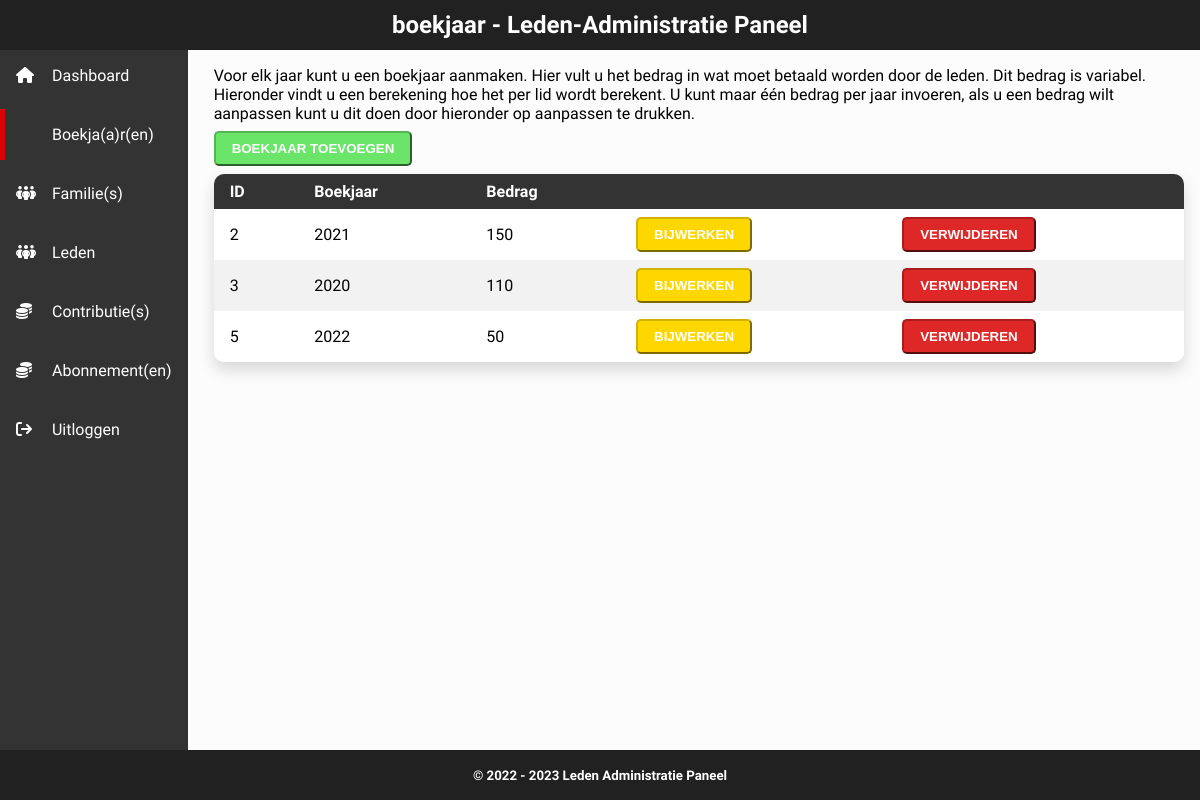
/boekjaar.php (signed in), run on an earlier commit of the app's database.
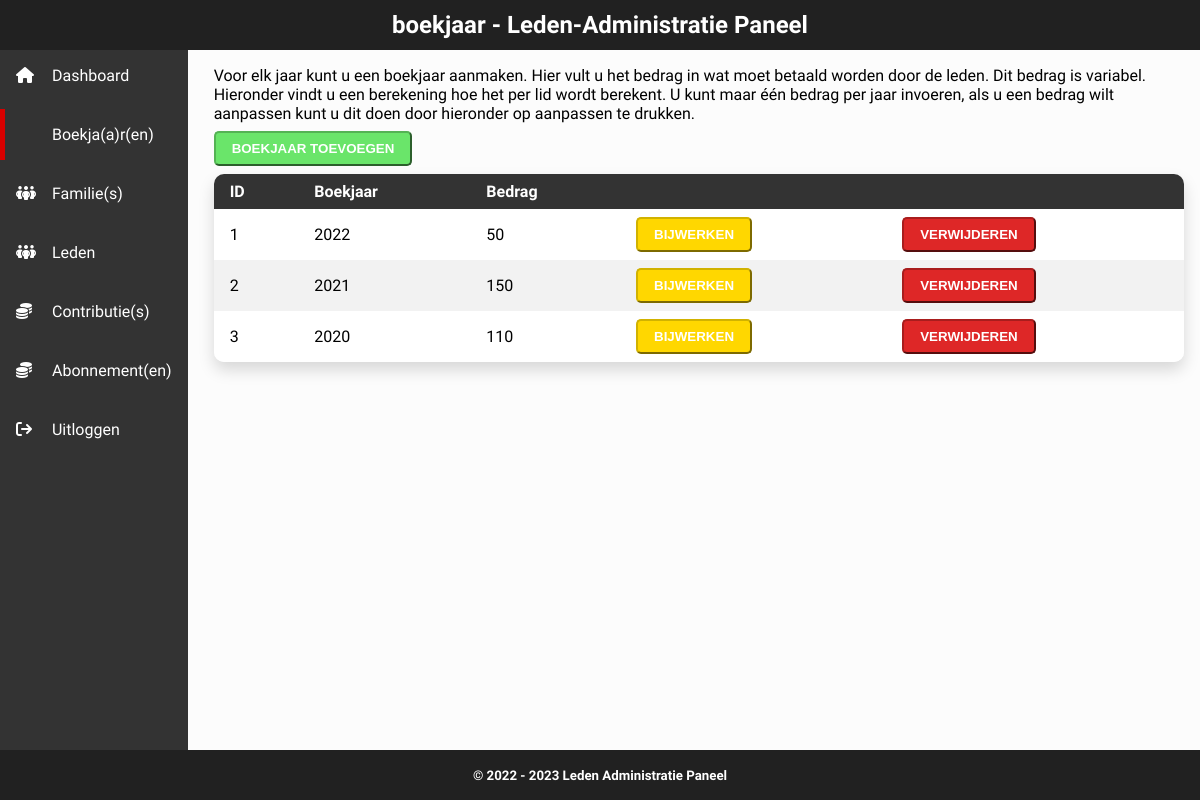
And on a later commit of the database.
### tables this page shows
CREATE TABLE `boekjaar` (
  `ID` int(11) NOT NULL,
  `Jaar` year(4) NOT NULL,
  `Bedrag` float NOT NULL DEFAULT '100'
);

### mvc/controller/controller.php (called while the page is built, shortened)
<?php
include_once("./mvc/model/Model.php");
class Controller {
    public $model;
    public function __construct() {
        $this->model = new Model();
    }
    public function listBookYears() {
        $BookYears = $this->model->getBookYearsList();
        include './mvc/view/bookyearlist.php';
    }
}

### mvc/model/Model.php (called while the page is built, shortened)
<?php
include_once("./mvc/model/BookYear.php");
class Model {
    public function getBookYearsList() {
        include 'inc/process/connect.php';
        $bookyears = array();
        try {
            $stmt = $conn->prepare("SELECT * FROM boekjaar");
            $stmt->execute();
            while ($row = $stmt->fetch(PDO::FETCH_ASSOC)) {
                $bookyears[] = new BookYear($row['ID'], $row['Jaar'], $row['Bedrag']);
            }
        } catch(PDOException $e) {
            echo "Foutmelding: " . $e->getMessage();
        }
        return $bookyears;
    }
}
?>

### mvc/model/BookYear.php (called while the page is built, shortened)
<?php
class BookYear {
    public function __construct($ID, $year, $price) {
        $this->ID = $ID;
        $this->year = $year;
        $this->price = $price;
    }
}
?>

### mvc/view/bookyearlist.php (the view)
<table>
    <thead>
        <tr>
            <th>ID</th>
            <th>Boekjaar</th>
            <th>Bedrag</th>
            <th colspan="2">&nbsp;</th>
        </tr>
    </thead>
    <tbody>
        <?php foreach ($BookYears as $bookYear) { ?>
            <tr>
                <td><?php echo $bookYear->ID; ?></td>
                <td><?php echo $bookYear->year; ?></td>
                <td><?php echo $bookYear->price; ?></td>
                <td>
                    <a href="./boekjaar.php?action=update&id=<?php echo $bookYear->ID; ?>">
                        <button class="watchout">Bijwerken</button>
                    </a>
                </td>
                <td>
                    <a href="./boekjaar.php?action=delete&id=<?php echo $bookYear->ID; ?>">
                        <button class="failure">Verwijderen</button>
                    </a>
                </td>
            </tr>
        <?php } ?>
    </tbody>
</table>

### inc/templates/header.php (shortened to what this page needs)
<?php
include_once('mvc/controller/controller.php');
?>
<!DOCTYPE html>
<html lang="nl">
<head>
    <link rel="stylesheet" href="./inc/libraries/fontawesome/css/all.min.css">
    <link rel="stylesheet" href="./inc/libraries/fontawesome/css/all.min.css">
</head>
<body>
    <header>
        <section>
          <h1><?php echo basename(substr($_SERVER['SCRIPT_NAME'], 1), '.php'); ?> - Leden-Administratie Paneel</h1>
        </section>
    </header>
    <main>
        <nav>
            <ul>
                <li>
                    <a href="./dashboard.php" <?php if (basename(substr($_SERVER['SCRIPT_NAME'], 1), '.php') === 'dashboard') echo 'class="active"'; ?>><i class="fa-solid fa-house"></i> Dashboard</a>
                </li>
                <li>
                    <a href="./boekjaar.php" <?php if (basename(substr($_SERVER['SCRIPT_NAME'], 1), '.php') === 'boekjaar') echo 'class="active"'; ?>><i class="fa-solid fa-calender"></i> Boekja(a)r(en)</a>
                </li>
                <li>
                    <a href="./families.php" <?php if (basename(substr($_SERVER['SCRIPT_NAME'], 1), '.php') === 'families') echo 'class="active"'; ?>><i class="fa-solid fa-people-group"></i> Familie(s)</a>
                </li>
                <li>
                    <a href="./leden.php" <?php if (basename(substr($_SERVER['SCRIPT_NAME'], 1), '.php') === 'leden') echo 'class="active"'; ?>><i class="fa-solid fa-people-group"></i> Leden</a>
                </li>
                <li>
                    <a href="./contributies.php" <?php if (basename(substr($_SERVER['SCRIPT_NAME'], 1), '.php') === 'contributies') echo 'class="active"'; ?>><i class="fa-solid fa-coins"></i> Contributie(s)</a>
                </li>
                <li>
                    <a href="./abonnementen.php" <?php if (basename(substr($_SERVER['SCRIPT_NAME'], 1), '.php') === 'abonnementen') echo 'class="active"'; ?>><i class="fa-solid fa-coins"></i> Abonnement(en)</a>
                </li>
                <li>
                    <a href="./logout.php"><i class="fa-solid fa-arrow-right-from-bracket"></i> Uitloggen</a>
                </li>
            </ul>
        </nav>

### boekjaar.php (shortened to what this page needs)
<?php include './inc/templates/header.php'; ?>
        <section class="text-black">
            <p>Voor elk jaar kunt u een boekjaar aanmaken. Hier vult u het bedrag in wat moet betaald worden door de leden. Dit bedrag is variabel. Hieronder vindt u een berekening hoe het per lid wordt berekent. U kunt maar één bedrag per jaar invoeren, als u een bedrag wilt aanpassen kunt u dit doen door hieronder op aanpassen te drukken.</p>
            <?php if (isset($_GET['action']) && $_GET['action'] === 'add') { ?>
                <?php $controller->addBookYearForm(); ?>
            <?php } else { ?>
            <a href="./boekjaar.php?action=add">
                <button class="good">Boekjaar toevoegen</button>
            </a>
            <?php $controller->listBookYears(); ?>
            <?php } ?>
        </section>
    </main>
    <footer class="text-center">
        <h5>&copy; 2022 - 2023 Leden Administratie Paneel</h5>
    </footer>
</body>
</html>

### inc/templates/header.php (style rules this page uses)
:root { --top-bottom-height: 50px; --grid-gap: 0px; --font-righteous: 'Righteous', cursive; --font-sarabun: 'Sarabun', sans-serif; --body-background: #fcfcfc; --body-color: #fff; --content-color: #000; }
h1, h2, h3, h4, h5, h6 { font-family: var(--font-righteous); }
p, a, th, td { font-family: var(--font-sarabun); margin-top: 0; margin-bottom: .5rem; }
.text-center { text-align: center; }
body { display: grid; grid-template-columns: auto auto auto auto auto auto auto auto auto auto auto auto; gap: var(--grid-gap); margin: 0; background: var(--body-background); color: var(--body-color); }
header { grid-column: 1/13; height: var(--top-bottom-height); background: #212121; display: flex; justify-content: center; align-items: center; }
main { grid-column: 1/13; display: grid; grid-template-columns: auto auto auto auto auto auto; gap: 10px; height: calc(100vh - var(--top-bottom-height) * 2 - var(--grid-gap) * 2); min-height: 300px; }
main nav { grid-column: 1/1; background: #333333; }
main nav ul { list-style-type: none; padding: 0; margin: 0; }
main nav a { text-decoration: none; color: unset; display: block; padding: 1rem; position: relative; }
main nav a.active::after { content: ''; position: absolute; left: 0; top: 0; height: 100%; width: 5px; background: rgb(216, 0, 0); }
main nav i { width: 32px; }
main section { grid-column: 2/13; color: var(--content-color); overflow-y: auto; padding: 1rem; }
button { padding: .5rem 1rem; border-radius: 5px; text-transform: uppercase; font-weight: 700; transition: all .5s ease; }
button.good { border-color: #54b354; background-color: #6ae56a; color: white; }
button.watchout { border-color: #d1b200; background-color: #ffd700; color: white; }
button.failure { border-color: #a91d1d; background-color: #de2727; color: white; }
table { border-collapse: collapse; width: 100%; box-shadow: 0 .5rem 1rem rgba(0,0,0, .15); border-radius: 10px; margin: 0.5rem 0; }
table th { font-weight: bold; text-align: start; background: #333333; color: white; }
table thead tr:first-of-type th:first-of-type { border-top-left-radius: 10px; }
table thead tr:first-of-type th:last-of-type { border-top-right-radius: 10px; }
table tbody tr:last-of-type td:first-of-type { border-bottom-left-radius: 10px; }
table tbody tr:last-of-type td:last-of-type { border-bottom-right-radius: 10px; }
table th, table td { padding: 0.5rem 1rem; }
table tbody tr:nth-child(odd) { background: #fff; }
table tbody tr:nth-child(even) { background: #f2f2f2; }
footer { background: #212121; grid-column: 1/13; height: var(--top-bottom-height); display: flex; justify-content: center; align-items: center; }

What changed in the data, as far as the page shows it:
removed boekjaar: ID "5", Jaar "2022", Bedrag "50"
added boekjaar: ID "1", Jaar "2022", Bedrag "50"
